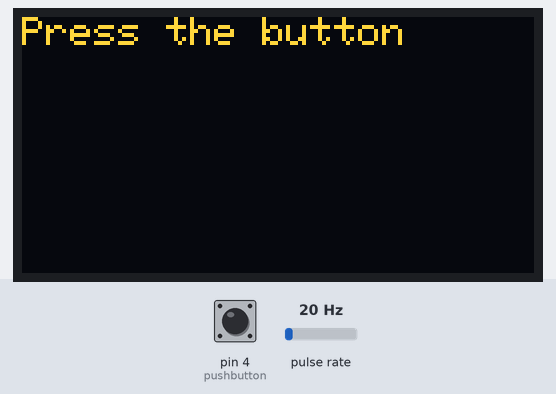
Bench run of a sketch on a simulated Arduino Uno, built with avr-gcc and run on an emulated ATmega328P. Shown: 128×64 one-colour display. Wiring (inferred from the names in the program): pulse sensor: data pin 2. Inputs (shaded band) come from the test bench; at power-on: pin 4 (pushbutton) LOW, pulse rate 20 Hz. The OLED is the two-colour kind (top 16 rows yellow).

Above: at 6.2 s.
6.3 s: pin 4 (pushbutton) pulled HIGH for 3.2 s
At 7.8 s:
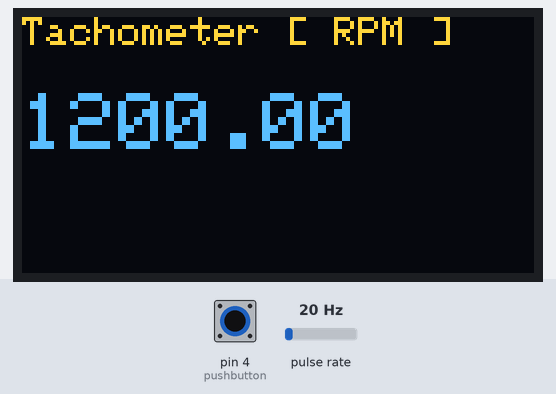
11.2 s: pin 4 (pushbutton) pulled HIGH for 3.2 s
At 13.12 s:
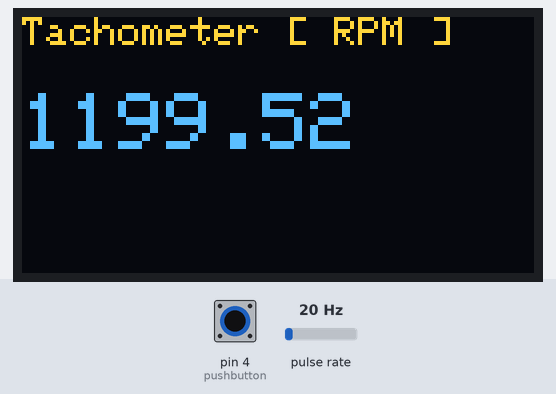
Timing chart, 0 to 14.6 s (numbered marks = the images above; inputs shaded):
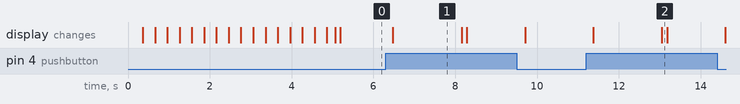

The sketch:

tacho.ino
```cpp
//For low power mode
#include <avr/sleep.h>
#include <avr/power.h>

//OLED libraries
#include <SPI.h>
#include <Wire.h>
#include <Adafruit_GFX.h>
#include <Adafruit_SSD1306.h>
#define OLED_RESET 5

Adafruit_SSD1306 display(OLED_RESET);

//In and Out
int pushbutton=4;

//Variables
const int ir_pin = 2;

volatile double time = 0;
volatile double d_time = 0;
volatile double rpm;

void setup()   {
  Serial.begin(9600);
  pinMode(ir_pin,INPUT);

  pinMode(pushbutton,INPUT);
  // by default, we'll generate the high voltage from the 3.3v line internally! (neat!)
  display.begin(SSD1306_SWITCHCAPVCC, 0x3C);  // initialize with the I2C addr 0x3D (for the 128x64)
  // init done
  // Clear the buffer.
  display.clearDisplay();

  // text display tests
  display.clearDisplay();
  display.setTextSize(1);
  display.setTextColor(WHITE);
  display.setCursor(0,0);

  display.setTextSize(2);
  display.setTextColor(WHITE);
  scrollENlogo();

  attachInterrupt(0, calculate, FALLING);

}


void loop() {
  if(digitalRead(pushbutton)==1){
    display.clearDisplay();
    display.setTextSize(1);
    display.setTextColor(WHITE);
    display.setCursor(0,0);
    display.println("Tachometer [ RPM ]");
    display.setTextSize(2);
    display.setTextColor(WHITE);
    display.setCursor(0,19);

    display.println(rpm);
    delay(100);
    display.display();
  }
  else{
    display.clearDisplay();
    display.setTextSize(1);
    display.setTextColor(WHITE);
    display.setCursor(0,0);
    display.println("Press the button");
    delay(100);
    display.display();
}


}

void calculate(){
  d_time = micros()-time;
  time = time + d_time;
  rpm = 1/d_time*1000000*60;
}

void scrollENlogo(void) {
  display.setTextSize(1);
  display.setTextColor(WHITE);
  display.setCursor(7,0);
  display.clearDisplay();
  display.println("Automatic Control and Robotics Lab");
  display.setTextSize(2);
  display.setTextColor(WHITE);
  display.display();
  delay(1);

  display.startscrolldiagright(0x00, 0x07);
  delay(5000);
  display.stopscroll();

}
```

Measured:
- after the input at 6.3 s, the display: changes after 0.17 s (image 1)
- after the input at 11.2 s, the display: first changes after 0.17 s (image 2 shows a later state)
- what the display in image 1 shows lasts 1.7 s, from 6.5 s to 8.2 s
